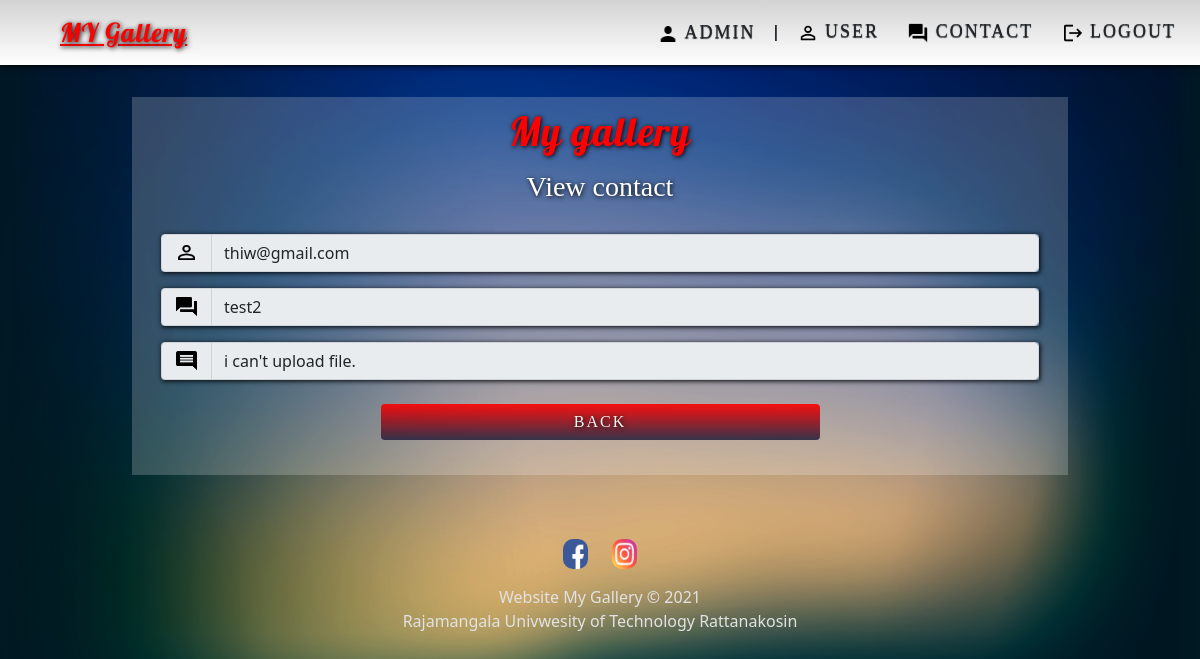
/view_con.php?contact_id=5 (signed in), run on the app's committed database.
### tables this page shows
CREATE TABLE `contact` (
  `contactID` int(10) NOT NULL,
  `title` varchar(50) NOT NULL,
  `detail` varchar(255) NOT NULL,
  `email` varchar(200) NOT NULL
);

### view_con.php (the view, shortened to what this page needs)
<?php
  require_once 'php/connect.php';
?>
<!DOCTYPE html>
<html lang="en">
<head>
  <link rel="stylesheet" href="bootstrap-5.0.0-beta2-dist/css/bootstrap.min.css">
  <link rel="stylesheet" href="bootstrap-5.0.0-beta2-dist/css/bootstrap.css">
  <link rel="stylesheet" href="style.css">
  <link rel="stylesheet" href="model.css">
  <link rel="stylesheet" href="./css/lightbox.css">
  <link rel="stylesheet" href="./css/lightbox.min.css">
  <link rel="stylesheet" type="text/css" href="loading.css" />
</head>
<body>
  <header class="sticky-top">
    <nav class="navbar navbar-light">
      <div class="container-fluid">
        <a class="navbarbrand ms-5">MY Gallery</a>
        <div class="navbar-nav d-inline">
          <p class="text-user"><img width="22" height="24" src="./image/iconper.png" alt=""> <?php if(isset($_SESSION['admin'])){echo $_SESSION['admin'];} ?></p>
          <span style="font-weight: 900;">|</span>
          <a class="btn" href="admin.php"><img width="22" height="22" src="./image/iconuser.png" alt=""> user</a>
          <a class="btn" href="admin_con.php"><img width="22" height="22" src="./image/icontitle.png" alt=""> contact</a>
          <a class="btn" href="logout.php?a_logout"><img width="22" height="22" src="./image/iconlogout.png" alt=""> logout</a>
        </div>
      </div>
    </nav>
  </header>
  <?php
    if(isset($_REQUEST['contact_id'])){
        $contact_id = $_REQUEST['contact_id'];
        $sql_sel = $conn->prepare("SELECT * FROM contact WHERE contactID = :id");
        $sql_sel->bindParam(":id", $contact_id);
        $sql_sel->execute();
        $row_con = $sql_sel->fetch(PDO::FETCH_ASSOC);
    }else{
        header('Location: admin_con.php');
    }
  ?>
  <div class="container text-center" id="card-img">
    <div class="text">
        <div class="text-control">
            <h1>My gallery</h1>
            <h3>View contact</h3>
        </div>
        <div class="container-fluid">
                <form action="" method="POST" class="form-control">
                    <div class="input-group">
                        <span class="input-group-text"><img width="25" height="23" src="./image/iconuser.png" alt=""></span>
                        <input type="text" name="email" class="form-control" readonly value="<?php echo $row_con['email'];?>">
                    </div>
                    <div class="input-group">
                        <span class="input-group-text"><img width="25" height="23" src="./image/icontitle.png" alt=""></span>
                        <input type="text" name="title" class="form-control" readonly value="<?php echo $row_con['title'];?>">
                    </div>
                    <div class="input-group">
                        <span class="input-group-text"><img width="25" height="23" src="./image/icondetail.png" alt=""></span>
                        <input type="text" name="detail" class="form-control" readonly value="<?php echo $row_con['detail'];?>">
                    </div>
                    <div class="d-grid gap-2 col-6 mx-auto">
                      <a href="admin_con.php" id="btn-cancel" class="btn btn-danger">BACK</a>
                  </div>
                </form>
        </div>
  </div>
  <div class="footer-basic mt-5">
    <footer>
      <div class="social">
        <a href="https://www.facebook.com/nakharin.moksuwan" target="_blank"><img width="25px" height="30px" src="./image/fb.png" alt=""></a>
        <a href="https://www.instagram.com/nkr.msw/" target="_blank"><img width="25px" height="30px" src="./image/ig.png" alt=""></a>
      </div>
      <p>Website My Gallery © 2021</p>
      <p>Rajamangala Univwesity of Technology Rattanakosin</p>
    </footer>
  </div>
</body>
</html>

### style.css (style rules this page uses)
html { scroll-behavior: smooth; }
body { background-image: url(./image/c11.jpg); background-repeat: no-repeat; background-size: cover; height: 100%; line-height: 1.5; margin: 0; top: 0; left: 0; cursor: context-menu; }
header { background-image: linear-gradient(rgb(211, 211, 211), rgb(255, 255, 255)); box-shadow: 1px 1px 6px black; }
a.btn { display: inline-block; font-size: 18px; line-height: 1; text-transform: uppercase; text-shadow: 0px 1px 1px; font-family:fantasy; letter-spacing: 2px; border: none; }
.navbar-nav p.text-user { display: inline; text-shadow: 0px 1px 1px; padding: 0px 12px; font-size: 18px; vertical-align:middle; text-align: center; font-family:fantasy; letter-spacing: 2px; font-weight: 2px; text-transform: uppercase; }
.container-fluid .navbarbrand { font-family: 'Lobster'; font-size: 26px; text-shadow: 1px 1px 5px rgb(0, 0, 0); letter-spacing: 1px; cursor: context-menu; margin: 5px; color: rgb(255, 0, 0); }
form.form-control { background: none; border: none; }
div.input-group { margin: 1rem 0; box-shadow: 1px 1px 5px black; }
input.form-control { font-weight: 500; }
div.footer-basic { bottom: 10px; margin-bottom: 1rem; text-align: center; padding: 0; color:rgb(226, 226, 226); }
.social img { border-radius: 10px; margin: 1rem 10px; }
div.footer-basic p { margin: 0; }

### model.css (style rules this page uses)
#card-img { width: 80%; margin-top: 10px; color: #fff; }
h1 { font-family: 'Lobster'; text-shadow: 1px 1px 5px rgb(0, 0, 0); letter-spacing: 1px; cursor: context-menu; margin: 5px; color: rgb(255, 0, 0); }
div.text { background-color: hsla(0, 0%, 100%, 0.2); padding: 5px 5px; margin: 2rem 0; }
div.text h3 { font-family: fantasy; margin-top: 15px; text-shadow: 1px 1px 5px rgb(0, 0, 0); }
#btn-cancel { text-shadow: 1px 1px 5px rgb(0, 0, 0); padding: 10px; opacity: 0.9; background-image: linear-gradient(rgb(255, 0, 0), rgb(40, 39, 65)); font-size: 16px; }
div.d-grid { margin: 1.5rem auto; }

### data on the page
contact: email "thiw@gmail.com", title "test2", detail "i can't upload file."

### other printed values
$_SESSION['admin'] "ADMIN"
